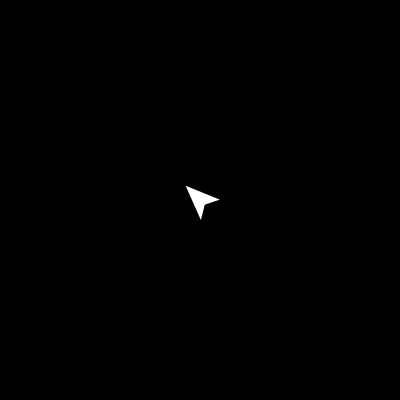
Frame 1 (no input)
Frame 60 (the mouse pressed at the canvas centre just before this capture): identical to frame 1, image omitted
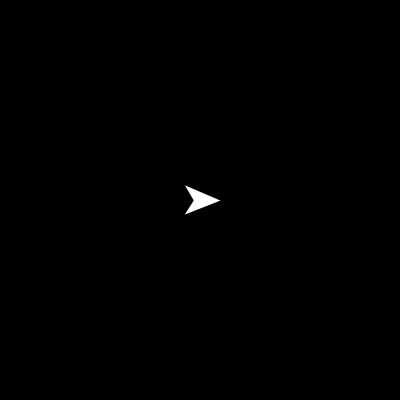
Frame 120 (the mouse held since frame 60 and released just before this capture)

The Processing sketch that drew these frames (run headless with seeded random() and noise(); from frame 60 on, the mouse is pressed at the canvas centre):

// Processing sketch: sketch_171229a
// ── sketch_171229a.pde
float r = 16, r1 = r*cos(PI/4);
void setup()
{
  size(400,400);
 
  stroke(255);
  strokeWeight(3);
 
  
}
void draw()
{
   background(0);
  translate(width/2,height/2);
  
  rotate(atan2(mouseY-height/2,mouseX-width/2));
  //vertex(0,0);
  beginShape();
    vertex(r,0);
    vertex(-r1, r1);
    vertex(-0.3*r,0);
    vertex(-r1,-r1);
  endShape(CLOSE);
}
